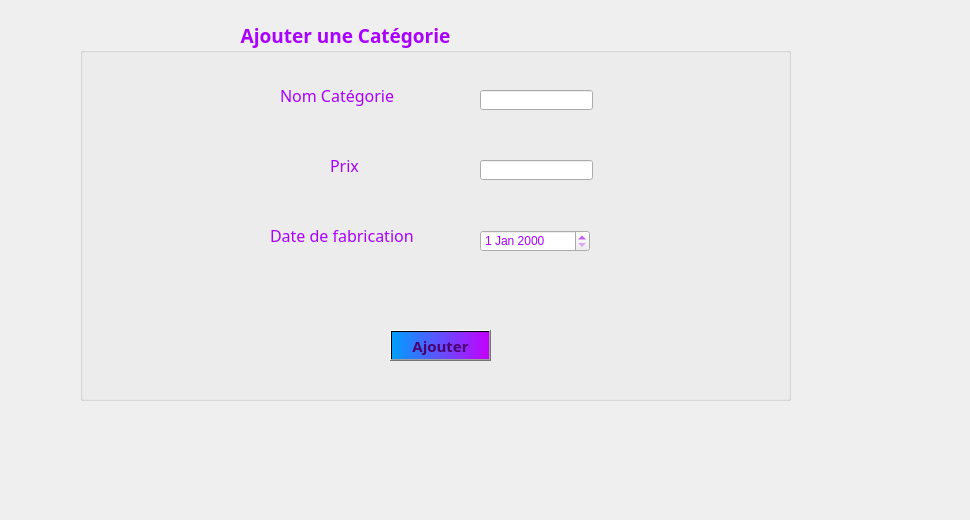
     <widget class="QWidget" name="tab_categorie_8">
      <attribute name="title">
       <string>Ajouter</string>
      </attribute>
      <widget class="QGroupBox" name="groupBox_catgorie_4">
       <property name="geometry">
        <rect>
         <x>80</x>
         <y>20</y>
         <width>711</width>
         <height>381</height>
        </rect>
       </property>
       <property name="font">
        <font>
         <family>Lucida Calligraphy</family>
         <pointsize>14</pointsize>
         <weight>75</weight>
         <bold>true</bold>
        </font>
       </property>
       <property name="styleSheet">
        <string notr="true">color: rgb(170, 0, 255);
border-color: rgb(170, 0, 255);</string>
       </property>
       <property name="title">
        <string>                                Ajouter une Catégorie</string>
       </property>
       <widget class="QLabel" name="label_categorie_28">
        <property name="geometry">
         <rect>
          <x>190</x>
          <y>200</y>
          <width>171</width>
          <height>31</height>
         </rect>
        </property>
        <property name="font">
         <font>
          <family>Lucida Calligraphy</family>
          <pointsize>12</pointsize>
         </font>
        </property>
        <property name="text">
         <string>Date de fabrication</string>
        </property>
       </widget>
       <widget class="QLineEdit" name="lineEdit_categorie_12">
        <property name="geometry">
         <rect>
          <x>400</x>
          <y>70</y>
          <width>113</width>
          <height>20</height>
         </rect>
        </property>
       </widget>
       <widget class="QLabel" name="label_categorie_33">
        <property name="geometry">
         <rect>
          <x>200</x>
          <y>60</y>
          <width>171</width>
          <height>31</height>
         </rect>
        </property>
        <property name="font">
         <font>
          <family>Lucida Calligraphy</family>
          <pointsize>12</pointsize>
         </font>
        </property>
        <property name="text">
         <string>Nom Catégorie</string>
        </property>
       </widget>
       <widget class="QLabel" name="label_categorie_34">
        <property name="geometry">
         <rect>
          <x>250</x>
          <y>130</y>
          <width>171</width>
          <height>31</height>
         </rect>
        </property>
        <property name="font">
         <font>
          <family>Lucida Calligraphy</family>
          <pointsize>12</pointsize>
         </font>
        </property>
        <property name="text">
         <string>Prix</string>
        </property>
       </widget>
       <widget class="QDateEdit" name="dateEdit_categorie_7">
        <property name="geometry">
         <rect>
          <x>400</x>
          <y>210</y>
          <width>110</width>
          <height>22</height>
         </rect>
        </property>
       </widget>
       <widget class="QPushButton" name="pushButton_categorie_4">
        <property name="geometry">
         <rect>
          <x>310</x>
          <y>310</y>
          <width>101</width>
          <height>31</height>
         </rect>
        </property>
        <property name="font">
         <font>
          <family>Lucida Calligraphy</family>
          <pointsize>11</pointsize>
          <weight>75</weight>
          <bold>true</bold>
         </font>
        </property>
        <property name="styleSheet">
         <string notr="true">background-color: qlineargradient(spread:pad, x1:0, y1:0, x2:1, y2:0, stop:0 rgba(0, 158, 255, 255), stop:1 rgba(195, 0, 255, 255));
color: rgb(74, 0, 111);</string>
        </property>
        <property name="text">
         <string>Ajouter</string>
        </property>
       </widget>
       <widget class="QLineEdit" name="lineEdit_categorie_13">
        <property name="geometry">
         <rect>
          <x>400</x>
          <y>140</y>
          <width>113</width>
          <height>20</height>
         </rect>
        </property>
       </widget>
      </widget>
      <widget class="QLabel" name="label_categorie_2">
       <property name="geometry">
        <rect>
         <x>-20</x>
         <y>-10</y>
         <width>961</width>
         <height>511</height>
        </rect>
       </property>
       <property name="text">
        <string/>
       </property>
       <property name="pixmap">
        <pixmap>../../../../../../Downloads/155296947_507314950275690_225535330781415924_n.jpg</pixmap>
       </property>
      </widget>
      <zorder>label_categorie_2</zorder>
      <zorder>groupBox_catgorie_4</zorder>
     </widget>
